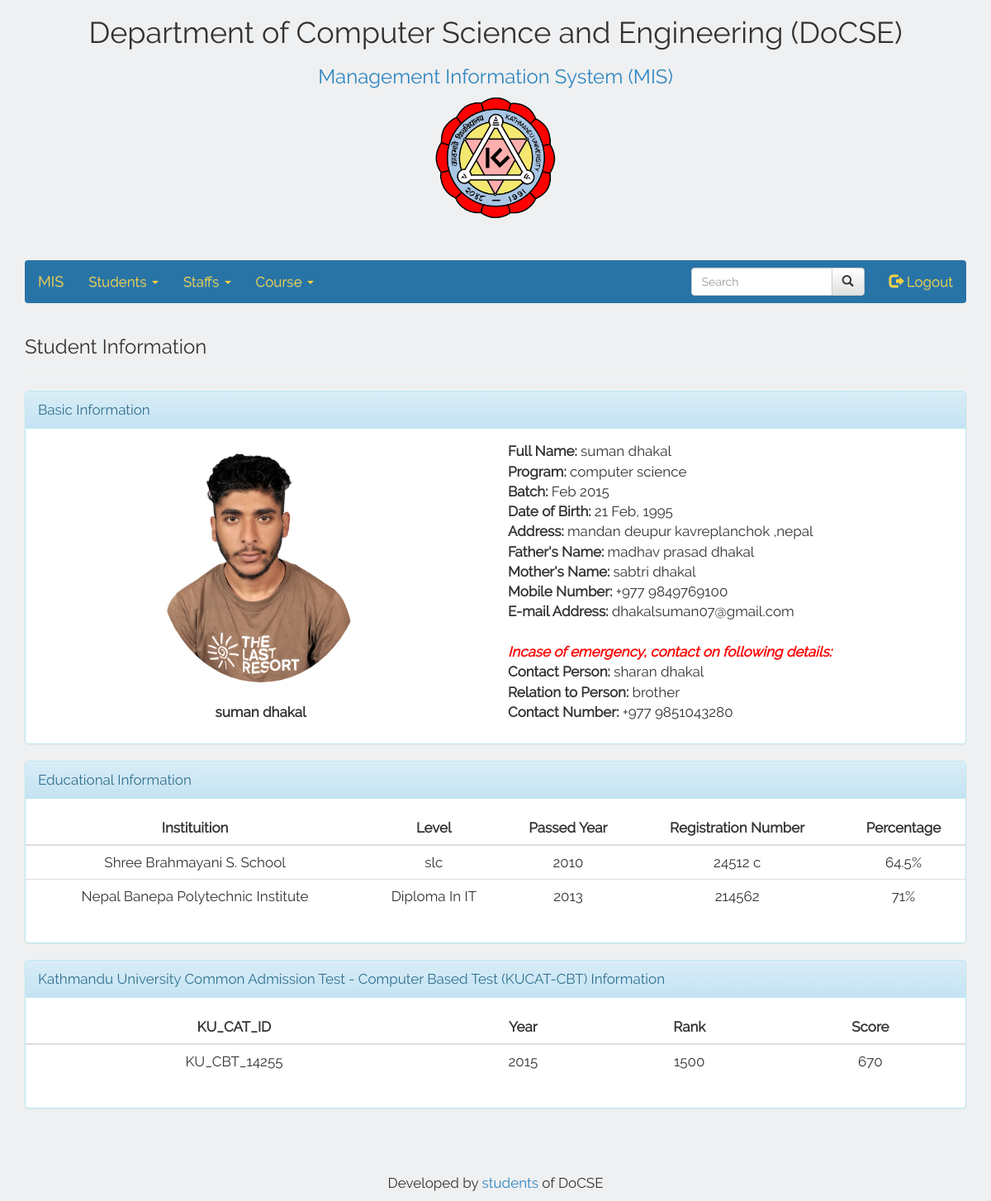
The page /officer/std_info.php?id=018110-15 (signed in) on the database its author committed.
### tables this page shows
CREATE TABLE `personal_info` (
  `personal_id` varchar(15) NOT NULL,
  `first_name` varchar(20) NOT NULL,
  `middle_name` varchar(15) NOT NULL,
  `last_name` varchar(15) NOT NULL,
  `gender` varchar(6) NOT NULL,
  `dob_ad` date NOT NULL,
  `citizenship_number` varchar(15) NOT NULL,
  `permanent_address_town` varchar(20) NOT NULL,
  `permanent_address_district` varchar(20) NOT NULL,
  `permanent_address_country` varchar(20) NOT NULL,
  `permanent_address_contact` bigint(15) NOT NULL,
  `temporary_address_town` varchar(20) NOT NULL,
  `temporary_address_district` varchar(20) NOT NULL,
  `temporary_address_country` varchar(20) NOT NULL,
  `temporary_address_contact` bigint(15) NOT NULL,
  `personal_contact_email` varchar(30) NOT NULL,
  `personal_contact_phone` bigint(15) NOT NULL,
  `personal_contact_mobile` bigint(15) NOT NULL,
  `birth_town` varchar(20) NOT NULL,
  `birth_district` varchar(20) NOT NULL,
  `birth_country` varchar(20) NOT NULL,
  `photo` text NOT NULL,
  `catagories` varchar(10) NOT NULL,
  `father_name` varchar(30) NOT NULL,
  `mother_name` varchar(30) NOT NULL,
  `contact_person` varchar(30) NOT NULL,
  `contact_person_relation` varchar(30) NOT NULL,
  `contact_person_contact` bigint(12) NOT NULL
);

CREATE TABLE `student_info` (
  `personal_id` varchar(15) NOT NULL,
  `program` varchar(25) NOT NULL,
  `enroll_year` int(4) NOT NULL,
  `batch` tinyint(1) NOT NULL
);

CREATE TABLE `educational_background_info` (
  `personal_id` varchar(10) NOT NULL,
  `s_examination` varchar(20) NOT NULL,
  `s_exam_year` varchar(20) NOT NULL,
  `s_aggrigrate_marks` varchar(20) NOT NULL,
  `s_exam_roll` varchar(20) NOT NULL,
  `s_institute` varchar(40) NOT NULL,
  `h_examination` varchar(20) NOT NULL,
  `h_exam_year` year(4) NOT NULL,
  `h_aggrigrate_marks` int(20) NOT NULL,
  `h_exam_roll` varchar(20) NOT NULL,
  `h_institute` varchar(40) NOT NULL
);

CREATE TABLE `ku_cat` (
  `ku_cat_id` varchar(20) NOT NULL,
  `ku_cat_score` int(4) NOT NULL,
  `ku_cat_rank` int(6) NOT NULL,
  `personal_id` varchar(15) NOT NULL,
  `physics` int(4) NOT NULL,
  `chemistry` int(4) NOT NULL,
  `math` int(4) NOT NULL
);

### officer/std_info.php (the view, shortened to what this page needs)
<?php
include ('../officer/includes/officer_header.php');
include('../includes/mysql_connect.php');
if(isset($_GET['id'])){
	$id=$_GET['id'];
	$query="SELECT * FROM `personal_info` JOIN student_info ON personal_info.personal_id = student_info.personal_id JOIN educational_background_info ON personal_info.personal_id = educational_background_info.personal_id JOIN ku_cat ON personal_info.personal_id = ku_cat.personal_id WHERE personal_info.personal_id='$id'";
	$sql=mysqli_query($db,$query) OR die(mysqli_error($db));
	$row=mysqli_fetch_assoc($sql);
	$dob=date_create($row['dob_ad']);
	$formated_dob=date_format($dob,"d M, Y");
}
?>
<div class="page-header"><h3>Student Information</h3></div>
<div class="panel panel-info">
      <div class="panel-heading">Basic Information</div>
      <div class="panel-body">
      	<div class="row">
			<center><div class="col-sm-6">
				<img src="<?php echo '../'. $row['photo'];  ?>" class="img-responsive img-circle" width="250" height="250"><br />
				<div class="caption">
          		<p><strong><?php echo $row['first_name'] . " " . $row['middle_name'] ." ". $row['last_name']; ?> </strong></p>
        		</div></div></center>
    		<div class="col-sm-6">
	      		<strong>Full Name:</strong> <?php echo $row['first_name'] . " " . $row['middle_name'] ." ". $row['last_name']; ?><br />
	      		<strong>Program:</strong>&nbsp;<?php  echo $row['program']; ?><br />
	      		<strong>Batch:</strong>&nbsp;<?php if($row['batch']==false){ $batch="Feb";} else{ $batch="spring";} echo $batch ." ". $row['enroll_year']; ?><br />
	      		<strong>Date of Birth:</strong>&nbsp;<?php  echo $formated_dob; ?><br />
				<strong>Address:</strong> <?php echo $row['permanent_address_town'] . " " . $row['permanent_address_district'] ." ".','. $row['permanent_address_country'];?> <br />
				<strong>Father's Name:</strong> <?php echo $row['father_name'];?><br />
				<strong>Mother's Name:</strong> <?php echo $row['mother_name']; ?><br />
				<strong>Mobile Number:</strong> +977 <?php echo $row['personal_contact_mobile'];?><br />
				<strong>E-mail Address:</strong> <?php echo $row['personal_contact_email'];?><br /><br />
				<font color="red"><strong><i>Incase of emergency, contact on following details:</i></strong></font><br />
				<strong>Contact Person:</strong> <?php echo $row['contact_person'];?><br />
				<strong>Relation to Person:</strong> <?php echo $row['contact_person_relation'];?><br />
				<strong>Contact Number:</strong> +977 <?php echo $row['contact_person_contact'];?>
			</div>
    	</div>
	</div>
</div>
<div class="panel panel-info">
      <div class="panel-heading">Educational Information</div>
      <div class="panel-body">
      	<div class="row">
			<div class="table-responsive">
		  <table class="table table-hover text-center">
		  	<thead>
		  		<tr>
		  			<th class="text-center">Instituition</th>
		  			<th class="text-center">Level</th>
		  			<th class="text-center">Passed Year</th>
		  			<th class="text-center">Registration Number</th>
		  			<th class="text-center">Percentage</th>
		  		</tr>
		    </thead>
		    <tbody>
		    	<tr>
		    		<td><?php echo $row['s_institute']; ?></td>
		    		<td><?php echo $row['s_examination']; ?></td>
		    		<td><?php echo $row['s_exam_year']; ?></td>
		    		<td><?php echo $row['s_exam_roll']; ?></td>
		    		<td><?php echo $row['s_aggrigrate_marks']. "%"; ?></td>
		    	</tr>
		    	<tr>
		    		<td><?php echo $row['h_institute']; ?></td>
		    		<td><?php echo $row['h_examination']; ?></td>
		    		<td><?php echo $row['h_exam_year']; ?></td>
		    		<td><?php echo $row['h_exam_roll']; ?></td>
		    		<td><?php echo $row['h_aggrigrate_marks']. "%"; ?></td>
		    	</tr>
		    </tbody>
		  </table>
		</div>
    	</div>
	</div>
</div>
<div class="panel panel-info">
      <div class="panel-heading">Kathmandu University Common Admission Test - Computer Based Test (KUCAT-CBT) Information</div>
      <div class="panel-body">
      	<div class="row">
			<div class="table-responsive">
		  <table class="table table-hover text-center">
		  	<thead>
		  		<tr>
		  			<th class="text-center">KU_CAT_ID</th>
		  			<th class="text-center">Year</th>
		  			<th class="text-center">Rank</th>
		  			<th class="text-center">Score</th>
		  		</tr>
		    </thead>
		    <tbody>
		    	<tr>
		    		<td><?php echo $row['ku_cat_id'];  ?></td>
		    		<td><?php echo $row['enroll_year'];?></td>
		    		<td><?php echo $row['ku_cat_rank']; ?></td>
		    		<td><?php echo $row['ku_cat_score']; ?>
		    	</tr>
		    </tbody>
		  </table>
		</div>
    	</div>
	</div>
</div>
<?php
include ('../includes/footer.php');
?>

### css/style.css (style rules this page uses)
* { box-sizing: border-box; }
html, body { position: relative; -webkit-font-smoothing: antialiased; -moz-font-smoothing: grayscale; font-size: 17px; background: #EFF0F1; opacity: 15; width: 100%; max-width: 100%; overflow-x: hidden; text-align: justify; }

### rows shown on the page
personal_info: photo (picture), first_name "suman", last_name "dhakal", student_info.program "computer science", student_info.batch "Feb", student_info.enroll_year "2015", dob_ad "21 Feb, 1995", permanent_address_town "mandan deupur", permanent_address_district "kavreplanchok", permanent_address_country "nepal", father_name "madhav prasad dhakal", mother_name "sabtri dhakal", personal_contact_mobile "9849769100", personal_contact_email "dhakalsuman07@gmail.com", contact_person "sharan dhakal", contact_person_relation "brother", contact_person_contact "9851043280", educational_background_info.s_institute "Shree Brahmayani S. School", educational_background_info.s_examination "slc", educational_background_info.s_exam_year "2010", educational_background_info.s_exam_roll "24512 c", educational_background_info.s_aggrigrate_marks "64.5", educational_background_info.h_institute "Nepal Banepa Polytechnic Institute", educational_background_info.h_examination "Diploma In IT", educational_background_info.h_exam_year "2013", educational_background_info.h_exam_roll "214562", educational_background_info.h_aggrigrate_marks "71", ku_cat.ku_cat_id "KU_CBT_14255", ku_cat.ku_cat_rank "1500", ku_cat.ku_cat_score "670"
